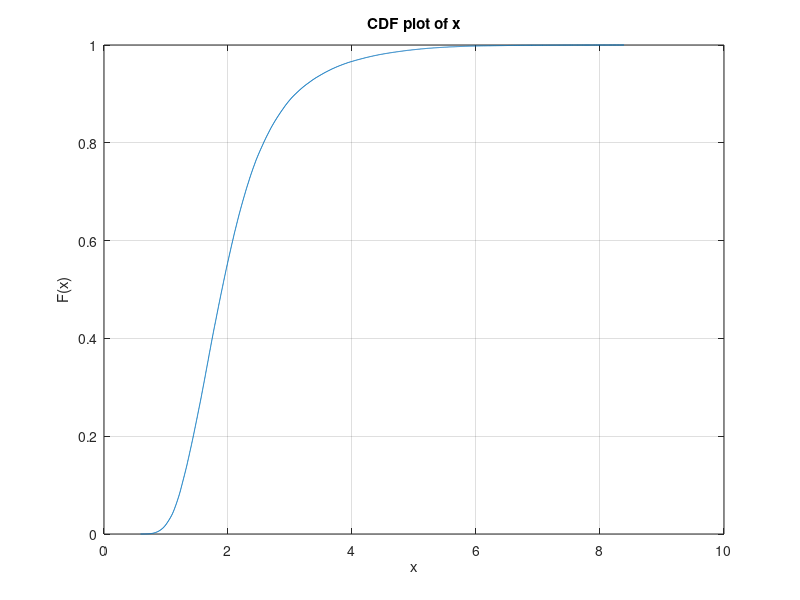

Write MATLAB code to recreate this figure. (Note: this script raises an error after producing the figure.)
clear
close all
%PF = it will plot something
load wave_height_banks_peninsula.mat
%
hs_obs = hs_obs(:); time_obs = time_obs(:);

cdfplot(hs_obs) % PF cdf = cumulative density function. find suitable thresholds to constrain GPthres.m. This is just a rough guide. looks like something between 2 and 6 metres would work (between 0.5 and 1)
%return

tolerance =0.0001; % sometimes gpfit doesn't like having zero values, so add a tiny (inconsequential) amount
tthr = 3; % peaks over threshold (POT) separated by at least 3 days. Most weather systems in NZ are separated by 4-7 days
ythr = GPthres(time_obs,hs_obs+tolerance,2,6,0.1,tthr,1); % Automate threshold selection
disp(['GPD threshold selected: H_s = ' num2str(ythr) ' m'])
ARI = [1 2 5 10 20 50 100]; % This specifies the Average Recurrence Intervals (ARI) for output. Change these to what you like. 

[GPD,gpp,gpci,Sy,ARI_POT,POT_sorted] = GPDfit(hs_obs+tolerance,time_obs,tthr,ythr,ARI); % PF

figure; clf
semilogx([0 0],[0 0],'r',[0 0],[0 0],'b'); hold on;
semilogx(ARI_POT,POT_sorted,'ok'), 
hold on
semilogx(ARI,GPD(1,:),'r',ARI,GPD(2,:),'--r',ARI,GPD(3,:),'--r')
title('GPD fitted to peaks over threshold'), xlabel('Average recurrence interval (years)'), ylabel('H_s')

% Compare to annual maxima method. Don't need this but sometimes useful to 
AMy = AMcalc(time_obs,hs_obs,1); AM = AMy(:,3);
[gev,gevci] = gevfit(AM);
GEV = gevinv(1-ARI2AEP(ARI),gev(1),gev(2),gev(3));
GEV(2,:) = gevinv(1-ARI2AEP(ARI),gevci(1,1),gevci(1,2),gevci(1,3));
GEV(3,:) = gevinv(1-ARI2AEP(ARI),gevci(2,1),gevci(2,2),gevci(2,3));

figure;[AMari,AMsorted] = gringorten(AM,1,1);  hold on
semilogx(AMari,AMsorted,'xb')
semilogx(ARI,GEV(1,:),'b','LineWidth',2)
semilogx(ARI,GEV(2,:),'--b',ARI,GEV(3,:),'--b')
hold off
title('GEV fitted to annual maxima'), xlabel('Average recurrence interval  (years)'), ylabel('H_s')

figure(2) 
hold on
semilogx(ARI,GEV(1,:),'b'), semilogx(ARI,GEV(2,:),'--b',ARI,GEV(3,:),'--b'), 
semilogx(AMari,AMsorted,'+b')
hold off

legend('GPD-POT','GEV-AM'); 



